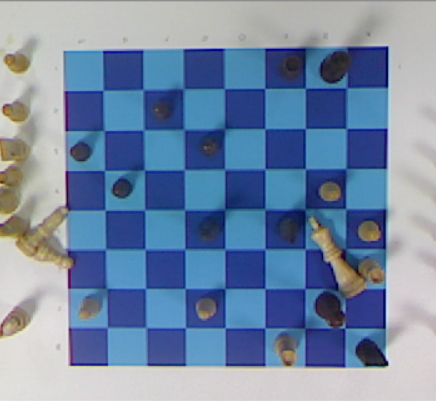
#> input picture Not in use/Code (Deprecated)/8. CV Working (Pre Ingenuity) - 24-10-17/1.png, 436 x 401 px, given in place of the camera
$ python Computer_Vision_Standalone.py   (Python 2 division)
#> lines starting #> are read from the running program, lines starting #| are printed output that depends on the picture; after the words box and inside, x2 and y2 are one past the last pixel; in counts of white or black regions, pixels touching at a corner belong together
# -*- coding: utf-8 -*-
"""
Created on Fri Aug 18 02:21:15 2017

@author: Tobin South
"""


import numpy as np
import cv2
import heapq
from collections import Counter

video_capture = cv2.VideoCapture(1)
h=50

cv2.namedWindow('Image')

video_capture.set(3,640)
video_capture.set(4,480)
ret, frame = video_capture.read()
#> frame is the input picture: shape (401, 436, 3); mean B, G, R 165.2, 136.8, 116.6
#cv2.imshow("Image", frame)


green_edge_lower = np.array([81,30,20],np.uint8)
green_edge_upper = np.array([125,255,255],np.uint8)

white_lower=np.array([0,34,87],np.uint8)
white_upper=np.array([47,172,156],np.uint8)


array_corners = [];
finder_bool = True
while finder_bool:

    ret, frame = video_capture.read()


    frame = frame[100:420,150:500]
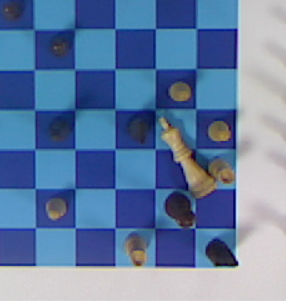
#> frame: shape (301, 286, 3); mean B, G, R 162.3, 124.7, 98.9

    hsv_img = cv2.cvtColor(frame, cv2.COLOR_BGR2HSV)
#> hsv_img: shape (301, 286, 3); mean H, S, V 105.7, 117.2, 164.9


    frame_board= cv2.inRange(hsv_img, green_edge_lower, green_edge_upper)
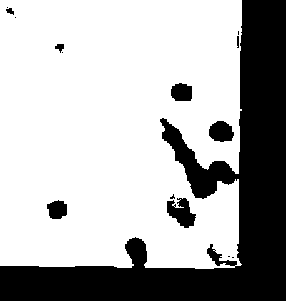
#> frame_board: shape (301, 286); 69.4% white; 15 black regions (7 under 20 px), largest, box (x1, y1, x2, y2) and area: (0, 0, 286, 301) 24703, (167, 198, 196, 228) 523, (209, 121, 234, 142) 404
    save = frame_board.copy()


    kernel = np.ones((5,5), np.uint8)
    frame_board = cv2.erode(frame_board, kernel, iterations=3)
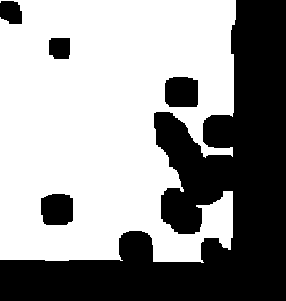
#> frame_board: shape (301, 286); 58.5% white; 5 black regions, box (x1, y1, x2, y2) and area: (0, 0, 286, 301) 32993, (165, 77, 198, 107) 936, (41, 194, 73, 225) 907, (0, 1, 22, 24) 432, (49, 38, 70, 59) 415


    frame_board = cv2.dilate(frame_board, kernel, iterations=2)
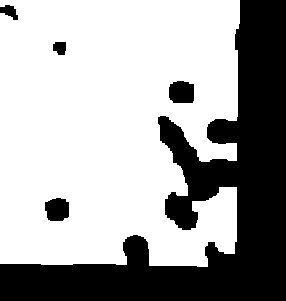
#> frame_board: shape (301, 286); 65.2% white; 5 black regions
    save_frame = frame_board.copy()

    contours, hierarchy = cv2.findContours(frame_board,cv2.RETR_TREE,cv2.CHAIN_APPROX_SIMPLE)
#> contours = 4 contours; box (x1, y1, x2, y2) and area: (0, 0, 240, 267) 56514, (168, 80, 195, 104) 538, (44, 197, 70, 222) 507, (52, 41, 67, 56) 166
    if len(contours)>0:
         		# Find the index of the largest contour
        areas = [cv2.contourArea(c) for c in contours]
#> areas = [56513.5, 507, 537.5, 166]
        max_index = np.argmax(areas)
#> max_index = 0
        cnt=contours[max_index]
#> cnt = contour of 290 points, box (x1, y1, x2, y2) (0, 0, 240, 267), area 56514
        x,y,w,h = cv2.boundingRect(cnt)
#> x = 0; y = 0; w = 240; h = 267
        cv2.rectangle(frame,(x,y),(x+w,y+h),(0,255,0),2)
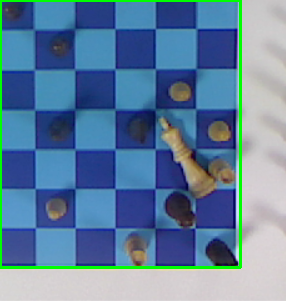
#> frame: shape (301, 286, 3); 2.94% of pixels changed, all inside (x1, y1, x2, y2) = (0, 0, 242, 269)
        corners= [[x+w,y],[x,y],[x+w,y+h],[x,y+h]]
#> corners = [[240, 0], [0, 0], [240, 267], [0, 267]]
        print w, " ", h, "\n"
#| 240   267
# [7 lines of commented-out code are left out]

    cv2.imshow("Image", frame)

    if cv2.waitKey(1) & 0xFF == ord('S'):
#> (key Esc is pressed here)
        video_capture.release()
        cv2.destroyAllWindows()
        break


while True:
    ret, frame = video_capture.read()


    save = frame.copy()
    subframe = frame[100:420,150:520].copy()

    hsv_img = cv2.cvtColor(frame, cv2.COLOR_BGR2HSV)
    hsv_img_sub = cv2.cvtColor(subframe, cv2.COLOR_BGR2HSV)


    frame_board= cv2.inRange(hsv_img_sub, green_edge_lower, green_edge_upper)


    kernel = np.ones((10,10), np.uint8)

    frame_board = cv2.dilate(frame_board, kernel, iterations=10)

    kernel = np.ones((5,5), np.uint8)

    frame_board = cv2.erode(frame_board, kernel, iterations=5)


    frame_white = cv2.inRange(hsv_img_sub, white_lower, white_upper)

    all_lower=np.array([0,100,0],np.uint8)
    all_upper=np.array([40,255,150],np.uint8)

    stickers_lower=np.array([140,200,255],np.uint8)
    stickers_upper=np.array([140,200,255],np.uint8)

    frame_all = cv2.inRange(hsv_img_sub, all_lower, all_upper)

    frame_stickers = cv2.inRange(hsv_img_sub, stickers_lower, stickers_upper)

# [16 lines of commented-out code are left out]
    Pieces = np.zeros((8,8))
    cv2.rectangle(subframe,(x,y),(x+w,y+h),(0,255,0),2)

    percent_arry = []
    total = sum(sum(frame_white))
    for xpos in range(x,x+w-w/8,w/8):
        for ypos in range(y,y+h-h/8,h/8):
            cv2.rectangle(subframe,(xpos,ypos),(xpos+w/8,ypos+h/8),(0,255,0),2)
            square = frame_white[ypos:ypos+h/8,xpos:xpos+w/8]
#            hsv_square = cv2.cvtColor(square, cv2.COLOR_BGR2HSV)
#            square_white = cv2.inRange(hsv_square, white_lower, white_upper)
            percent = sum(sum(square))

            percent_arry.append(percent)

#    percent_arry = heapq.nlargest(14,percent_arry)
    percent_arry = [ z for z in percent_arry if z > 1000]
    i =0
    for xpos in range(x,x+w-w/8,w/8):

        j =0
        for ypos in range(y,y+h-h/8,h/8):
            square = frame_white[ypos:ypos+h/8,xpos:xpos+w/8]
            percent = sum(sum(square))
            print percent
            if percent in percent_arry:
                Pieces[j,i] = 1
                cv2.rectangle(subframe,(xpos,ypos),(xpos+w/8,ypos+h/8),(255,0,0),-1)
                print "draw"
            j=j+1
        i=i+1


    # [36 lines of commented-out code are left out]


    cv2.imshow("Image", subframe)

# [18 lines of commented-out code are left out]


    if cv2.waitKey(1) & 0xFF == ord('s'):
        diff = abs(saved - GreenMat)
        print GreenMat/BlueMat, '\n'
        saved = GreenMat

#    cv2.imshow("Image", frame)


    if cv2.waitKey(1) & 0xFF == ord('\x1b'):
		break

video_capture.release()
cv2.destroyAllWindows()
